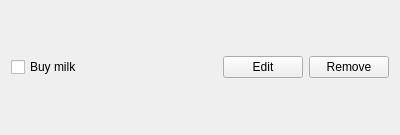
<?xml version="1.0" encoding="UTF-8"?>
<ui version="4.0">
 <class>Task</class>
 <widget class="QWidget" name="Task">
  <property name="geometry">
   <rect>
    <x>0</x>
    <y>0</y>
    <width>400</width>
    <height>135</height>
   </rect>
  </property>
  <property name="windowTitle">
   <string>Form</string>
  </property>
  <layout class="QHBoxLayout" name="horizontalLayout">
   <item>
    <widget class="QCheckBox" name="checkbox">
     <property name="text">
      <string>Buy milk</string>
     </property>
    </widget>
   </item>
   <item>
    <spacer name="horizontalSpacer">
     <property name="orientation">
      <enum>Qt::Horizontal</enum>
     </property>
     <property name="sizeHint" stdset="0">
      <size>
       <width>40</width>
       <height>20</height>
      </size>
     </property>
    </spacer>
   </item>
   <item>
    <widget class="QPushButton" name="editButton">
     <property name="text">
      <string>Edit</string>
     </property>
    </widget>
   </item>
   <item>
    <widget class="QPushButton" name="removeButton">
     <property name="text">
      <string>Remove</string>
     </property>
    </widget>
   </item>
  </layout>
 </widget>
 <resources/>
 <connections/>
</ui>
